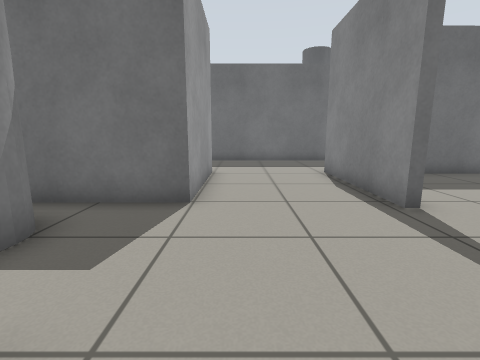
View 1 (above)

24 first-person views from a walk through a Gazebo world. The camera is 0.72 m above the floor, tilts 10° down and sees 85° across. The floor is counted in squares, 0.5 m on a side. Each view is taken from the middle of a square. On the plan, view 1 faces up. The plan holds only what a view shows up to about 13 squares ahead; the rest is blank.

View 2
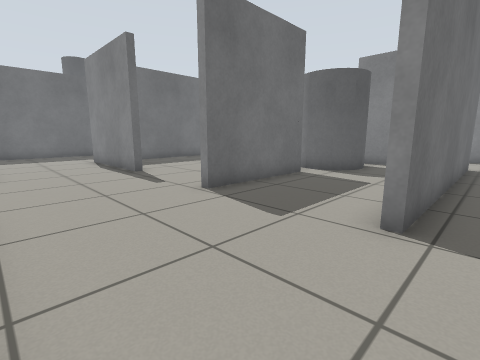

View 3
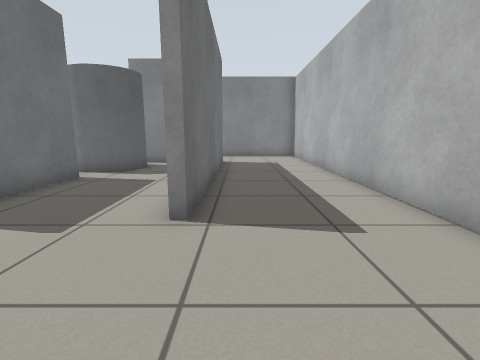

View 4
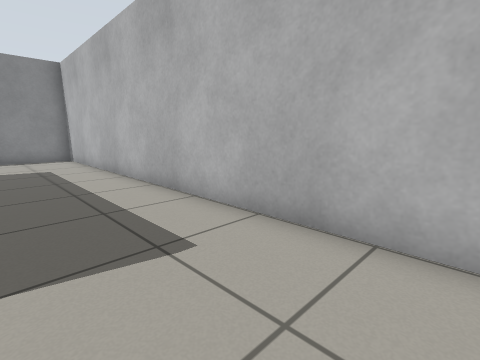

View 5
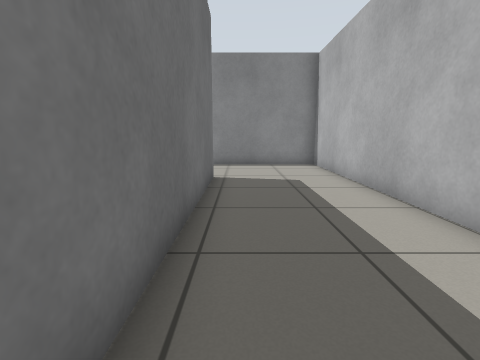

View 6
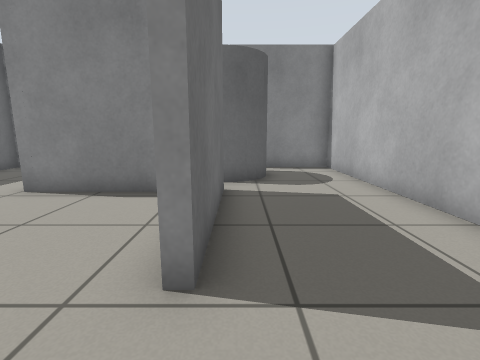

View 7
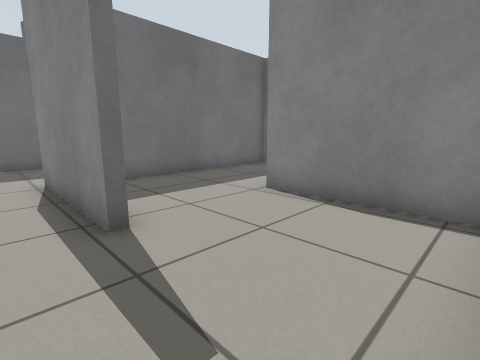

View 8
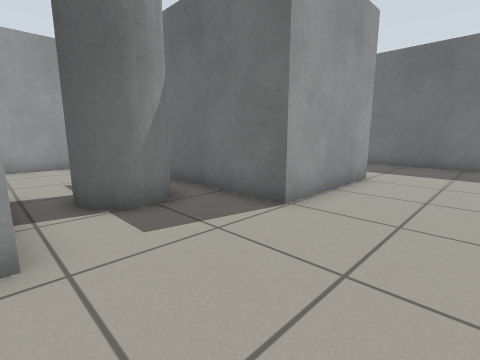

View 9
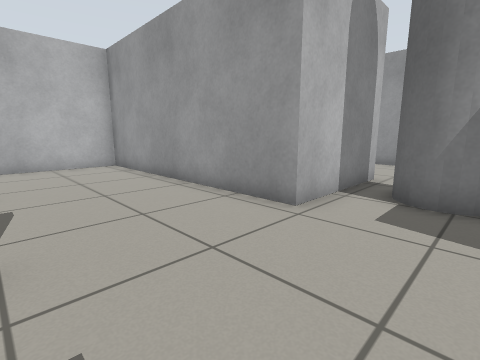

View 10
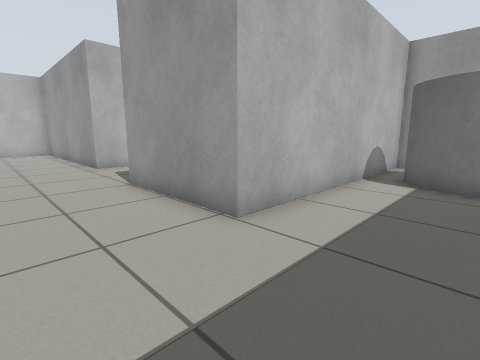

View 11
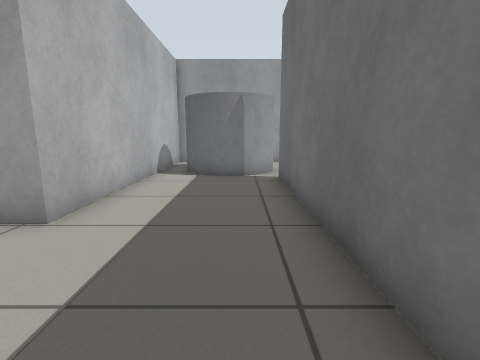

View 12
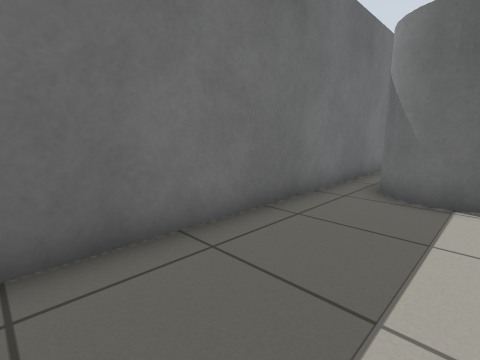

View 13
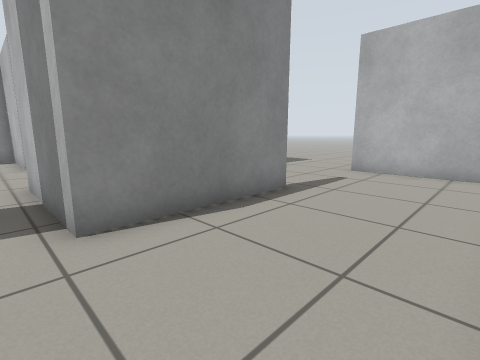

View 14
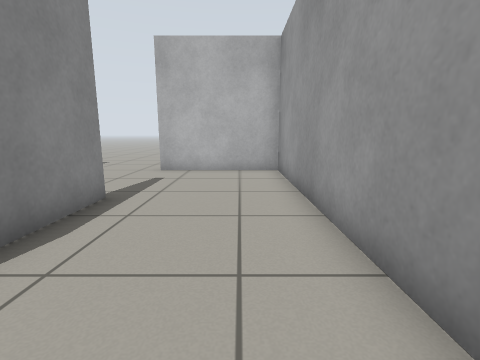

View 15
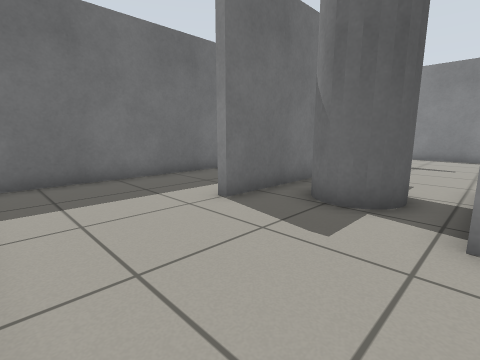

View 16
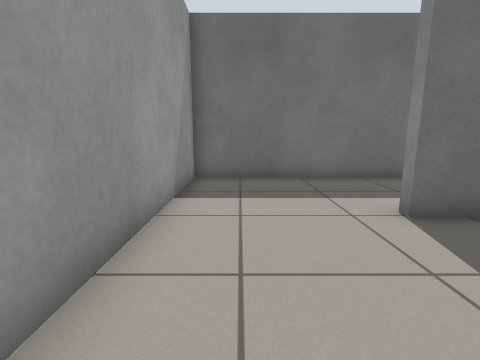

View 17
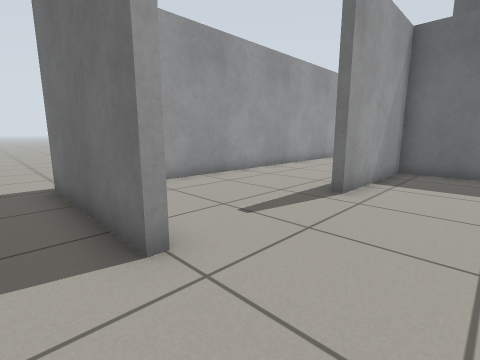

View 18
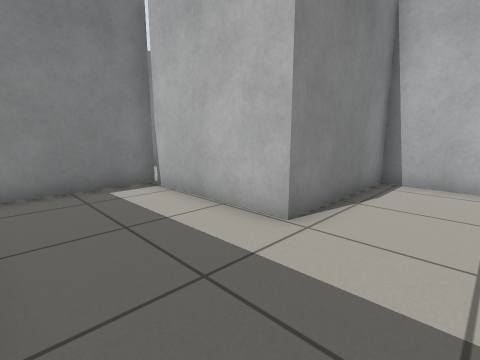

View 19
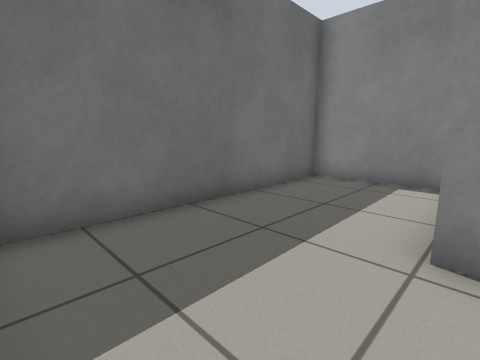

View 20
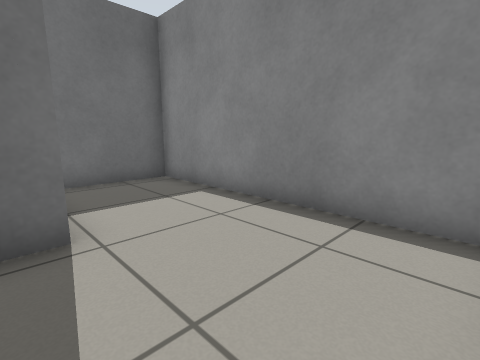

View 21
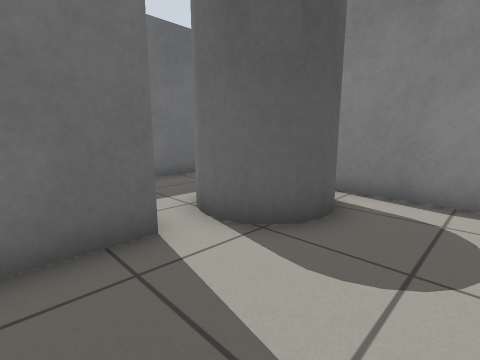

View 22
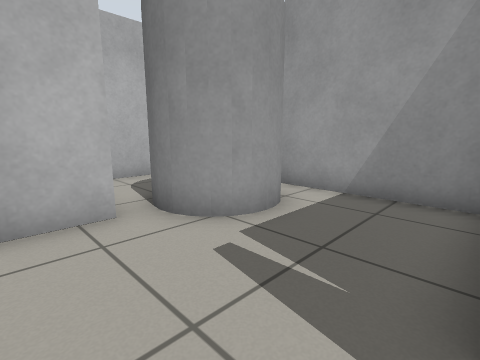

View 23
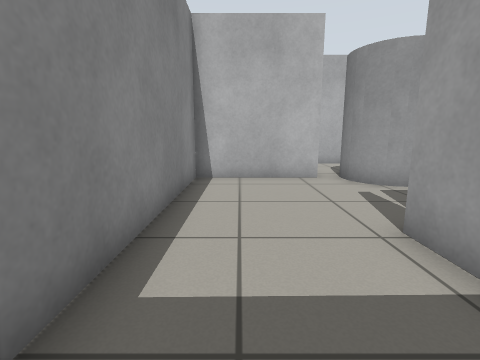

View 24
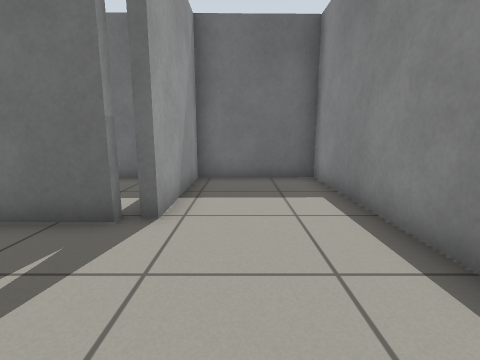

### Floor plan
Key: @ floor where view 1 was taken; # wall or solid block; . floor; C grey cylinder.
Columns run from 12 left of view 1 to 17 right of it. Each row starts with its distance up from view 1.
 15  #
 14  #   C.################
 13  #    C...........C
 12  #    C...........C
 11  #   C............C
 10  ###########...###############
  9  #........ #...#........#....#
  8  #.......  #...#........#....#
  7  #......   #...#........#....#
  6  #.....   ##...#........#....#
  5  #....#####....#...######....#
  4  #......CC.........#.........#
  3  #.....CCC.........#.........#
  2  #.................#..C......#
  1  #....#####........#.C C.....#
  0  #....#...#.@..#####.C CC#####
 -1  #....#...#...........C.#....#
 -2  #....#...#.............#....#
 -3  #....#...#.............#....#
 -4  #........#.....#########....#
 -5  #........#..................#
 -6  #........#..................#
 -7  #........#..................#
 -8  #........#................. #
 -9 .######...###################
-10 ..........

Positions as (right, up) in squares from view 1, and headings:
1: (0, 0), facing up
2: (-1, -5), facing up-right
3: (-1, -5), facing right
4: (0, -5), facing down-right
5: (4, -5), facing right
6: (1, 0), facing right
7: (2, 1), facing up-right
8: (2, 1), facing up-left
9: (3, 4), facing down-left
10: (2, 13), facing down-left
11: (3, 13), facing left
12: (-1, 11), facing up-right
13: (-10, 2), facing down-right
14: (-9, 2), facing down
15: (-10, 1), facing up-right
16: (-9, 1), facing up
17: (-3, -10), facing up-left
18: (5, 9), facing down-right
19: (4, 5), facing up-right
20: (12, -8), facing up-right
21: (6, -3), facing up-right
22: (14, 5), facing down-left
23: (15, 9), facing down
24: (14, 1), facing up
